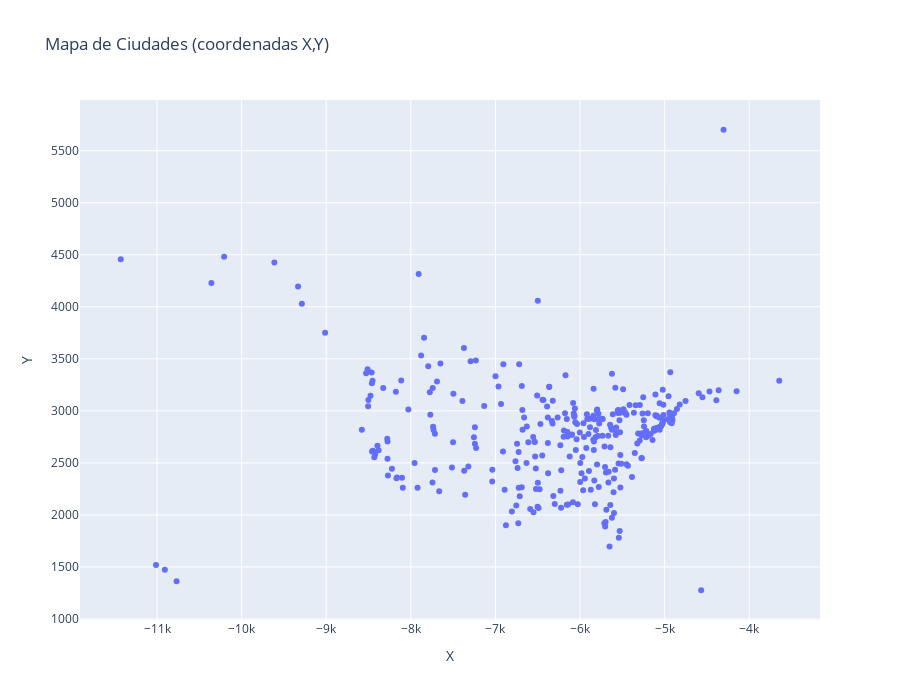

This figure's notebook cell:
### Code cell
# Extraer X e Y
x = coords[:, 0]
y = coords[:, 1]

# === GRAFICO INTERACTIVO SOLO DE CIUDADES ===
fig = go.Figure()

fig.add_trace(go.Scatter(
    x=x,
    y=y,
    mode="markers",
    marker=dict(size=6),
    text=[f"{city[i]} ({states[i]})" for i in range(len(city))],
    hovertemplate="<b>%{text}</b><br>X: %{x}<br>Y: %{y}<extra></extra>"
))

fig.update_layout(
    title="Mapa de Ciudades (coordenadas X,Y)",
    xaxis_title="X",
    yaxis_title="Y",
    width=900,
    height=700
)

fig.show()

### Figure 1 — Plotly figure (JSON) as saved in the notebook; plotly's stock layout.template omitted (floating-point values rounded to 4 significant figures; data arrays with more than 128 entries replaced by an {"elided": "..."} marker saying what was removed)
{"data": [{"hovertemplate": "<b>%{text}</b><br>X: %{x}<br>Y: %{y}<extra></extra>", "marker": {"size": 6}, "mode": "markers", "text": {"elided": "312 str values"}, "type": "scatter", "x": {"elided": "312 float values"}, "y": {"elided": "312 float values"}}], "layout": {"height": 700, "title": {"text": "Mapa de Ciudades (coordenadas X,Y)"}, "width": 900, "xaxis": {"title": {"text": "X"}}, "yaxis": {"title": {"text": "Y"}}}}
